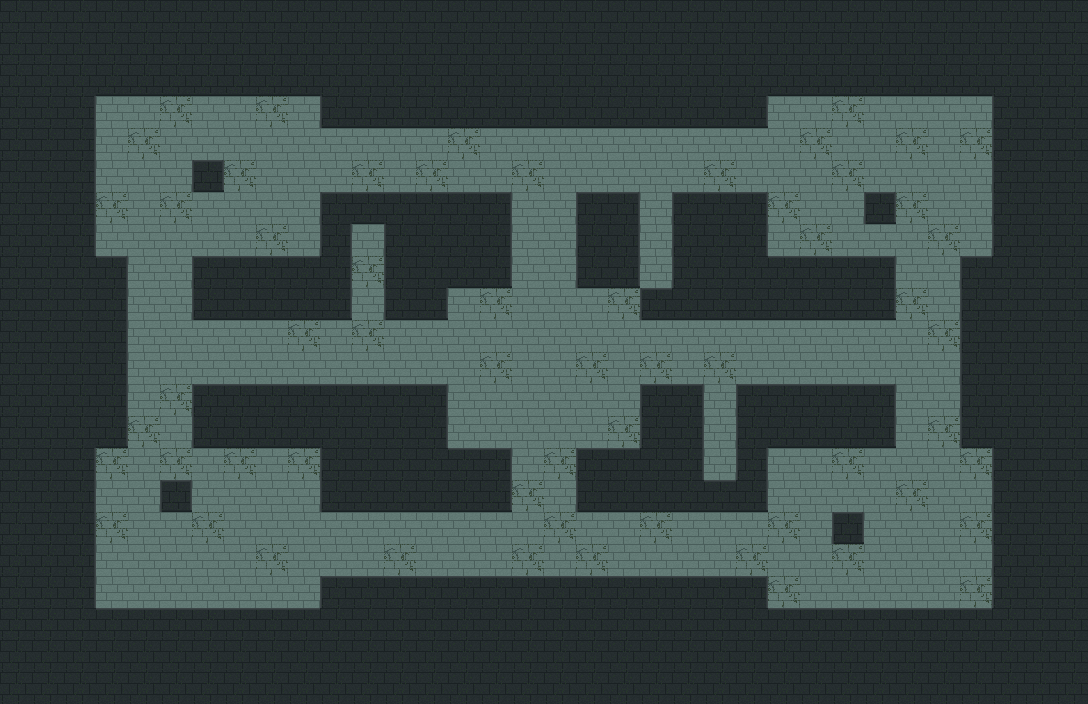

Below is a game level as drawn by its tile map, then a one-line description and the .tmx that defines it (tile-layer data replaced by summaries):
An orthogonal 34x22 tile map with 32x32 px tiles, 3 tile layers (floor, walls, deco) and 20 objects (player_start, exit_door, artifact_1, artifact_2, artifact_3, ...).

<map version="1.10" tiledversion="1.10" orientation="orthogonal" renderorder="right-down" width="34" height="22" tilewidth="32" tileheight="32" infinite="0" nextlayerid="6" nextobjectid="21">
 <tileset firstgid="1" name="temple" tilewidth="32" tileheight="32" tilecount="24" columns="8">
  <image source="temple_tileset.png" width="256" height="96" />
  <tile id="0">
   <properties>
    <property name="walkable" type="bool" value="true" />
    <property name="noisy" type="bool" value="false" />
   </properties>
  </tile>
  <tile id="2">
   <properties>
    <property name="walkable" type="bool" value="true" />
    <property name="noisy" type="bool" value="true" />
   </properties>
  </tile>
  <tile id="3">
   <properties>
    <property name="walkable" type="bool" value="true" />
   </properties>
  </tile>
  <tile id="4">
   <properties>
    <property name="walkable" type="bool" value="true" />
   </properties>
  </tile>
  <tile id="5">
   <properties>
    <property name="walkable" type="bool" value="true" />
   </properties>
  </tile>
 </tileset>
 <layer id="1" name="floor" width="34" height="22">
  <data>[748 cells, 297 non-empty, 2 distinct tile ids]</data>
 </layer>
 <layer id="2" name="walls" width="34" height="22">
  <data>[748 cells, 451 non-empty, 13 distinct tile ids]</data>
 </layer>
 <layer id="4" name="deco" width="34" height="22">
  <data>[748 cells, 0 non-empty, 0 distinct tile ids]</data>
 </layer>
 <objectgroup id="3" name="objects">
  <object id="1" name="player_start" x="528" y="496">
   <point />
  </object>
  <object id="2" name="exit_door" x="560" y="368">
   <point />
  </object>
  <object id="3" name="artifact_1" x="208" y="144">
   <point />
  </object>
  <object id="4" name="artifact_2" x="880" y="144">
   <point />
  </object>
  <object id="5" name="artifact_3" x="880" y="560">
   <point />
  </object>
  <object id="6" name="artifact_4" x="208" y="560">
   <point />
  </object>
  <object id="7" name="zombie_default_D1" x="528" y="240">
   <point />
  </object>
  <object id="8" name="zombie_default_D2" x="208" y="368">
   <point />
  </object>
  <object id="9" name="zombie_wander_spawn" x="912" y="368">
   <point />
  </object>
  <object id="10" name="noise_glass_1" x="176" y="368">
   <point />
  </object>
  <object id="11" name="noise_glass_2" x="752" y="176">
   <point />
  </object>
  <object id="12" name="noise_door_1" x="560" y="304">
   <point />
  </object>
 </objectgroup>
 <objectgroup id="5" name="spawns">
  <object id="13" name="SP1_WN" x="272" y="112">
   <point />
  </object>
  <object id="14" name="SP2_EN" x="976" y="112">
   <point />
  </object>
  <object id="15" name="SP3_WN" x="368" y="240">
   <point />
  </object>
  <object id="16" name="SP4_CM" x="656" y="272">
   <point />
  </object>
  <object id="17" name="SP5_WS" x="112" y="464">
   <point />
  </object>
  <object id="18" name="SP6_ES" x="720" y="464">
   <point />
  </object>
  <object id="19" name="SP7_CS" x="400" y="560">
   <point />
  </object>
  <object id="20" name="SP8_ES" x="976" y="592">
   <point />
  </object>
 </objectgroup>
</map>
